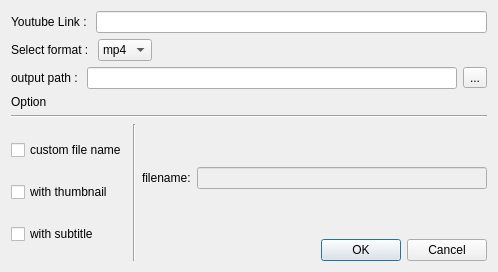
<?xml version="1.0" encoding="UTF-8"?>
<ui version="4.0">
 <class>Form</class>
 <widget class="QWidget" name="Form">
  <property name="geometry">
   <rect>
    <x>0</x>
    <y>0</y>
    <width>498</width>
    <height>272</height>
   </rect>
  </property>
  <property name="sizePolicy">
   <sizepolicy hsizetype="Fixed" vsizetype="Fixed">
    <horstretch>0</horstretch>
    <verstretch>0</verstretch>
   </sizepolicy>
  </property>
  <property name="windowTitle">
   <string>Form</string>
  </property>
  <layout class="QGridLayout" name="gridLayout">
   <item row="1" column="0" colspan="3">
    <layout class="QHBoxLayout" name="lo_format">
     <item>
      <widget class="QLabel" name="lb_format">
       <property name="sizePolicy">
        <sizepolicy hsizetype="Minimum" vsizetype="Preferred">
         <horstretch>0</horstretch>
         <verstretch>0</verstretch>
        </sizepolicy>
       </property>
       <property name="text">
        <string>Select format : </string>
       </property>
      </widget>
     </item>
     <item>
      <widget class="QComboBox" name="cb_format">
       <property name="sizePolicy">
        <sizepolicy hsizetype="Expanding" vsizetype="Fixed">
         <horstretch>0</horstretch>
         <verstretch>0</verstretch>
        </sizepolicy>
       </property>
       <item>
        <property name="text">
         <string>mp4</string>
        </property>
       </item>
       <item>
        <property name="text">
         <string>mp3</string>
        </property>
       </item>
      </widget>
     </item>
    </layout>
   </item>
   <item row="5" column="1" rowspan="4">
    <widget class="Line" name="line_2">
     <property name="orientation">
      <enum>Qt::Vertical</enum>
     </property>
    </widget>
   </item>
   <item row="2" column="0" colspan="4">
    <layout class="QHBoxLayout" name="lo_path">
     <item>
      <widget class="QLabel" name="lb_path">
       <property name="text">
        <string>output path : </string>
       </property>
      </widget>
     </item>
     <item>
      <widget class="QLineEdit" name="le_path"/>
     </item>
     <item>
      <widget class="QToolButton" name="btn_pathfinder">
       <property name="text">
        <string>...</string>
       </property>
      </widget>
     </item>
    </layout>
   </item>
   <item row="0" column="0" colspan="4">
    <layout class="QHBoxLayout" name="lo_link">
     <item>
      <widget class="QLabel" name="lb_link">
       <property name="sizePolicy">
        <sizepolicy hsizetype="Preferred" vsizetype="Preferred">
         <horstretch>0</horstretch>
         <verstretch>0</verstretch>
        </sizepolicy>
       </property>
       <property name="text">
        <string>Youtube Link : </string>
       </property>
      </widget>
     </item>
     <item>
      <widget class="QLineEdit" name="le_link"/>
     </item>
    </layout>
   </item>
   <item row="4" column="0" colspan="4">
    <widget class="Line" name="line">
     <property name="orientation">
      <enum>Qt::Horizontal</enum>
     </property>
    </widget>
   </item>
   <item row="8" column="3">
    <widget class="QDialogButtonBox" name="btn_exit">
     <property name="standardButtons">
      <set>QDialogButtonBox::Cancel|QDialogButtonBox::Ok</set>
     </property>
    </widget>
   </item>
   <item row="5" column="0" rowspan="4">
    <layout class="QVBoxLayout" name="lo_checkbox">
     <item>
      <widget class="QCheckBox" name="cb_custom_file_name">
       <property name="text">
        <string>custom file name</string>
       </property>
       <property name="tristate">
        <bool>false</bool>
       </property>
      </widget>
     </item>
     <item>
      <widget class="QCheckBox" name="cb_thumbnail">
       <property name="text">
        <string>with thumbnail</string>
       </property>
      </widget>
     </item>
     <item>
      <widget class="QCheckBox" name="cb_subtitle">
       <property name="text">
        <string>with subtitle</string>
       </property>
      </widget>
     </item>
    </layout>
   </item>
   <item row="3" column="0">
    <widget class="QLabel" name="lb_option">
     <property name="text">
      <string>Option</string>
     </property>
    </widget>
   </item>
   <item row="6" column="2" colspan="2">
    <layout class="QHBoxLayout" name="lo_filename">
     <item>
      <widget class="QLabel" name="lb_filename">
       <property name="text">
        <string>filename:</string>
       </property>
      </widget>
     </item>
     <item>
      <widget class="QLineEdit" name="le_filename">
       <property name="enabled">
        <bool>false</bool>
       </property>
      </widget>
     </item>
    </layout>
   </item>
   <item row="7" column="3">
    <spacer name="verticalSpacer">
     <property name="orientation">
      <enum>Qt::Vertical</enum>
     </property>
     <property name="sizeHint" stdset="0">
      <size>
       <width>20</width>
       <height>40</height>
      </size>
     </property>
    </spacer>
   </item>
   <item row="5" column="3">
    <spacer name="verticalSpacer_2">
     <property name="orientation">
      <enum>Qt::Vertical</enum>
     </property>
     <property name="sizeHint" stdset="0">
      <size>
       <width>20</width>
       <height>40</height>
      </size>
     </property>
    </spacer>
   </item>
  </layout>
 </widget>
 <resources/>
 <connections/>
</ui>
